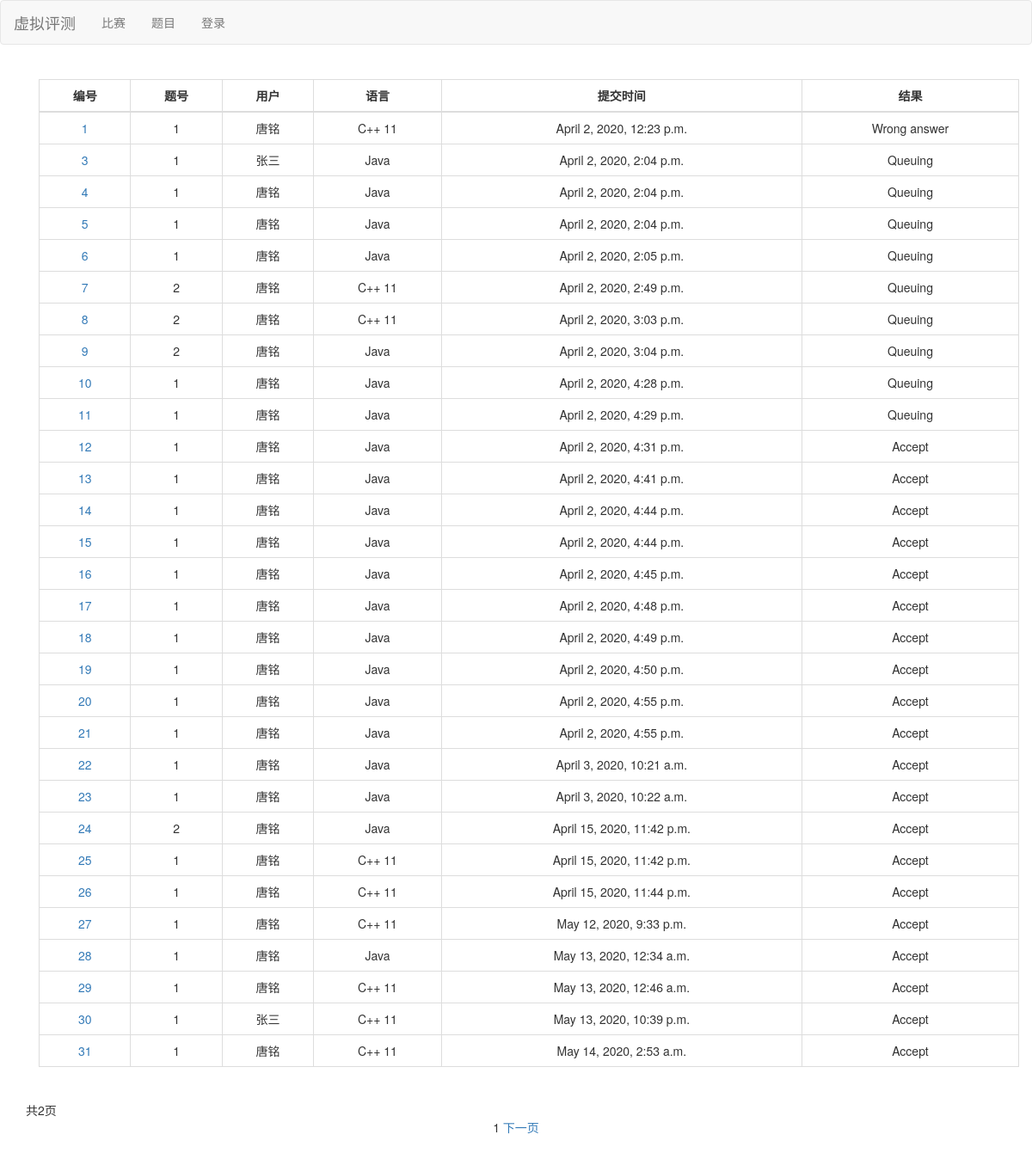
Page /judge/ on the committed database.
### judge/models.py (models this page shows, shortened)
class UserSubmit(models.Model):
    user = models.ForeignKey(User, on_delete=models.CASCADE)
    problem = models.ForeignKey(Problem, on_delete=models.CASCADE)
    contest = models.ForeignKey(Contest, on_delete=models.CASCADE, blank=True, default=None)
    submit_time = models.DateTimeField(auto_now=False, auto_now_add=True)
    submit_id = models.IntegerField(default=-1)
    code = models.TextField()
    language = models.CharField(max_length=10)
    result = models.CharField(max_length=15)

### problem/models.py (models this page shows, shortened)
class Problem(models.Model):
    title = models.TextField(default='无可奉告')
    description = models.TextField(default='无可奉告')
    time_limit = models.TextField(default='无可奉告')
    memory_limit = models.TextField(default='无可奉告')
    problem_id = models.IntegerField(default=-1)  # oj上的题目id
    input_description = models.TextField(default='无可奉告')
    output_description = models.TextField(default='无可奉告')
    sample_input = models.TextField(default='无可奉告')
    sample_output = models.TextField(default='无可奉告')
    accept_count = models.IntegerField(default=0)
    score = models.IntegerField(default=0)

### judge/views.py (the view)
# urls.py: path('', views.JudgeListView.as_view(), name='judge_list'),
class JudgeListView(ListView):
    template_name = 'judge_list.html'
    paginate_by = 30
    context_object_name = 'judge_list'
    def get_queryset(self):
        return UserSubmit.objects.order_by('submit_time')

### templates/judge_list.html (shortened to what this page needs)
{% extends 'base.html' %}
{% block base %}
<div class="container">
    <table class="table table-bordered text-center">
        <thead align="center">
            <tr>
                <th>编号</th>
                <th>题号</th>
                <th>用户</th>
                <th>语言</th>
                <th>提交时间</th>
                <th>结果</th>
            </tr>
        </thead>
        <tbody>
            {% for judge in judge_list %}
            <tr>
                <td><a href="http://127.0.0.1:8000/judge/{{ judge.id }}">{{ judge.id }}</a></td>
                <td>{{ judge.problem.id }}</td>
                <td>{{ judge.user.first_name }}{{ judge.user.last_name }}</td>
                <td>{{ judge.language }}</td>
                <td>{{ judge.submit_time }}</td>
                <td>{{ judge.result }}</td>
            </tr>
            {% endfor %}
        </tbody>
    </table>
</div>
{% if is_paginated %}
<div class="pagination center-block">
    <span>共{{ page_obj.paginator.num_pages }}页</span>
    <span id="paging" class="step-links" style="display: block;text-align: center">
        <span class="active">{{ page_obj.number }}</span>
        {% if page_obj.has_next %}
        <span><a href="?page={{ page_obj.next_page_number }}">下一页</a></span>
        {% endif %}
    </span>
</div>
{% endif %}
{% endblock base %}

### templates/base.html (style rules this page uses)
.table th, .table td { text-align: center; vertical-align: middle !important; }

### rows in the picture
UserSubmit: id "1", problem.id "1", user.first_name "唐", user.last_name "铭", language "C++ 11", submit_time "April 2, 2020, 12:23 p.m.", result "Wrong answer"
UserSubmit: id "3", problem.id "1", user.first_name "张", user.last_name "三", language "Java", submit_time "April 2, 2020, 2:04 p.m.", result "Queuing"
UserSubmit: id "4", problem.id "1", user.first_name "唐", user.last_name "铭", language "Java", submit_time "April 2, 2020, 2:04 p.m.", result "Queuing"
UserSubmit: id "5", problem.id "1", user.first_name "唐", user.last_name "铭", language "Java", submit_time "April 2, 2020, 2:04 p.m.", result "Queuing"
UserSubmit: id "6", problem.id "1", user.first_name "唐", user.last_name "铭", language "Java", submit_time "April 2, 2020, 2:05 p.m.", result "Queuing"
UserSubmit: id "7", problem.id "2", user.first_name "唐", user.last_name "铭", language "C++ 11", submit_time "April 2, 2020, 2:49 p.m.", result "Queuing"
UserSubmit: id "8", problem.id "2", user.first_name "唐", user.last_name "铭", language "C++ 11", submit_time "April 2, 2020, 3:03 p.m.", result "Queuing"
UserSubmit: id "9", problem.id "2", user.first_name "唐", user.last_name "铭", language "Java", submit_time "April 2, 2020, 3:04 p.m.", result "Queuing"
UserSubmit: id "10", problem.id "1", user.first_name "唐", user.last_name "铭", language "Java", submit_time "April 2, 2020, 4:28 p.m.", result "Queuing"
UserSubmit: id "11", problem.id "1", user.first_name "唐", user.last_name "铭", language "Java", submit_time "April 2, 2020, 4:29 p.m.", result "Queuing"
UserSubmit: id "12", problem.id "1", user.first_name "唐", user.last_name "铭", language "Java", submit_time "April 2, 2020, 4:31 p.m.", result "Accept"
UserSubmit: id "13", problem.id "1", user.first_name "唐", user.last_name "铭", language "Java", submit_time "April 2, 2020, 4:41 p.m.", result "Accept"
UserSubmit: id "14", problem.id "1", user.first_name "唐", user.last_name "铭", language "Java", submit_time "April 2, 2020, 4:44 p.m.", result "Accept"
UserSubmit: id "15", problem.id "1", user.first_name "唐", user.last_name "铭", language "Java", submit_time "April 2, 2020, 4:44 p.m.", result "Accept"
UserSubmit: id "16", problem.id "1", user.first_name "唐", user.last_name "铭", language "Java", submit_time "April 2, 2020, 4:45 p.m.", result "Accept"
UserSubmit: id "17", problem.id "1", user.first_name "唐", user.last_name "铭", language "Java", submit_time "April 2, 2020, 4:48 p.m.", result "Accept"
UserSubmit: id "18", problem.id "1", user.first_name "唐", user.last_name "铭", language "Java", submit_time "April 2, 2020, 4:49 p.m.", result "Accept"
UserSubmit: id "19", problem.id "1", user.first_name "唐", user.last_name "铭", language "Java", submit_time "April 2, 2020, 4:50 p.m.", result "Accept"
UserSubmit: id "20", problem.id "1", user.first_name "唐", user.last_name "铭", language "Java", submit_time "April 2, 2020, 4:55 p.m.", result "Accept"
UserSubmit: id "21", problem.id "1", user.first_name "唐", user.last_name "铭", language "Java", submit_time "April 2, 2020, 4:55 p.m.", result "Accept"
UserSubmit: id "22", problem.id "1", user.first_name "唐", user.last_name "铭", language "Java", submit_time "April 3, 2020, 10:21 a.m.", result "Accept"
UserSubmit: id "23", problem.id "1", user.first_name "唐", user.last_name "铭", language "Java", submit_time "April 3, 2020, 10:22 a.m.", result "Accept"
UserSubmit: id "24", problem.id "2", user.first_name "唐", user.last_name "铭", language "Java", submit_time "April 15, 2020, 11:42 p.m.", result "Accept"
UserSubmit: id "25", problem.id "1", user.first_name "唐", user.last_name "铭", language "C++ 11", submit_time "April 15, 2020, 11:42 p.m.", result "Accept"
UserSubmit: id "26", problem.id "1", user.first_name "唐", user.last_name "铭", language "C++ 11", submit_time "April 15, 2020, 11:44 p.m.", result "Accept"
UserSubmit: id "27", problem.id "1", user.first_name "唐", user.last_name "铭", language "C++ 11", submit_time "May 12, 2020, 9:33 p.m.", result "Accept"
UserSubmit: id "28", problem.id "1", user.first_name "唐", user.last_name "铭", language "Java", submit_time "May 13, 2020, 12:34 a.m.", result "Accept"
UserSubmit: id "29", problem.id "1", user.first_name "唐", user.last_name "铭", language "C++ 11", submit_time "May 13, 2020, 12:46 a.m.", result "Accept"
UserSubmit: id "30", problem.id "1", user.first_name "张", user.last_name "三", language "C++ 11", submit_time "May 13, 2020, 10:39 p.m.", result "Accept"
UserSubmit: id "31", problem.id "1", user.first_name "唐", user.last_name "铭", language "C++ 11", submit_time "May 14, 2020, 2:53 a.m.", result "Accept"

### other values in the picture
{{ page_obj.paginator.num_pages }} "2"
{{ page_obj.number }} "1"
